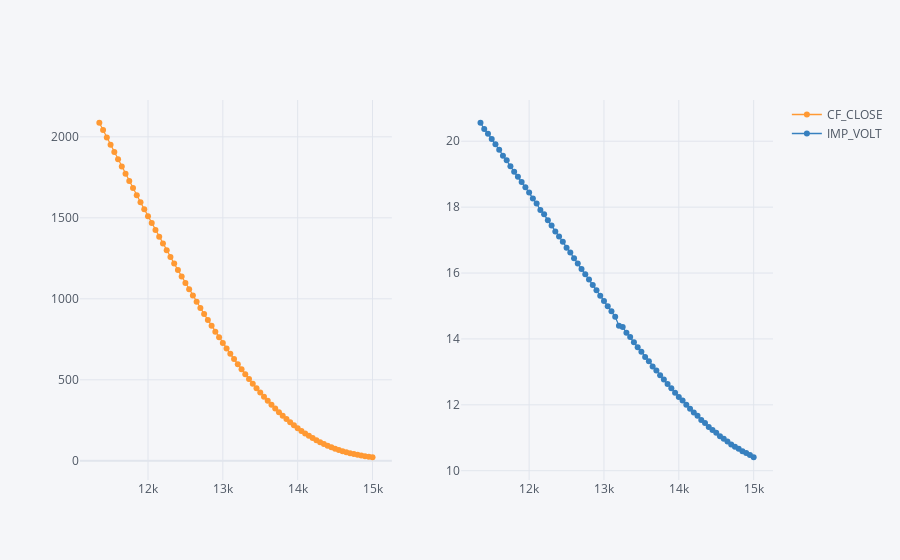

The code cell stored with this chart in its notebook:
### Code cell
calls.set_index('STRIKE_PRC')[['CF_CLOSE', 'IMP_VOLT']].iplot(subplots=True,
                                                            mode='lines+markers',
                                                            size = 6)
